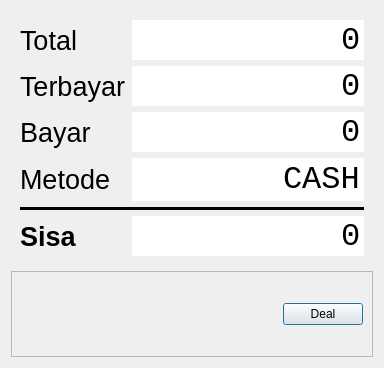
<?xml version="1.0" encoding="UTF-8"?>
<ui version="4.0">
 <class>RepaymentInputDialog</class>
 <widget class="QDialog" name="RepaymentInputDialog">
  <property name="geometry">
   <rect>
    <x>0</x>
    <y>0</y>
    <width>384</width>
    <height>368</height>
   </rect>
  </property>
  <property name="windowTitle">
   <string>Pembayaran</string>
  </property>
  <layout class="QVBoxLayout" name="verticalLayout">
   <item>
    <widget class="QFrame" name="frame1">
     <layout class="QFormLayout" name="formLayout">
      <item row="0" column="0">
       <widget class="QLabel" name="label">
        <property name="font">
         <font>
          <pointsize>20</pointsize>
         </font>
        </property>
        <property name="text">
         <string>Total </string>
        </property>
       </widget>
      </item>
      <item row="2" column="0">
       <widget class="QLabel" name="label_2">
        <property name="font">
         <font>
          <pointsize>20</pointsize>
         </font>
        </property>
        <property name="text">
         <string>Bayar </string>
        </property>
       </widget>
      </item>
      <item row="2" column="1">
       <widget class="QSpinBox" name="bayarBox">
        <property name="font">
         <font>
          <family>Consolas</family>
          <pointsize>24</pointsize>
         </font>
        </property>
        <property name="frame">
         <bool>false</bool>
        </property>
        <property name="alignment">
         <set>Qt::AlignmentFlag::AlignRight|Qt::AlignmentFlag::AlignTrailing|Qt::AlignmentFlag::AlignVCenter</set>
        </property>
        <property name="buttonSymbols">
         <enum>QAbstractSpinBox::ButtonSymbols::NoButtons</enum>
        </property>
        <property name="accelerated">
         <bool>true</bool>
        </property>
        <property name="showGroupSeparator" stdset="0">
         <bool>true</bool>
        </property>
        <property name="maximum">
         <number>20000000</number>
        </property>
        <property name="singleStep">
         <number>1000</number>
        </property>
       </widget>
      </item>
      <item row="3" column="0">
       <widget class="QLabel" name="label_3">
        <property name="font">
         <font>
          <pointsize>20</pointsize>
         </font>
        </property>
        <property name="text">
         <string>Metode</string>
        </property>
       </widget>
      </item>
      <item row="3" column="1">
       <widget class="QLineEdit" name="methodLineEdit">
        <property name="font">
         <font>
          <family>Consolas</family>
          <pointsize>24</pointsize>
         </font>
        </property>
        <property name="text">
         <string>CASH</string>
        </property>
        <property name="frame">
         <bool>false</bool>
        </property>
        <property name="alignment">
         <set>Qt::AlignmentFlag::AlignRight|Qt::AlignmentFlag::AlignTrailing|Qt::AlignmentFlag::AlignVCenter</set>
        </property>
       </widget>
      </item>
      <item row="4" column="0" colspan="2">
       <widget class="Line" name="line">
        <property name="frameShadow">
         <enum>QFrame::Shadow::Plain</enum>
        </property>
        <property name="lineWidth">
         <number>3</number>
        </property>
        <property name="midLineWidth">
         <number>12</number>
        </property>
        <property name="orientation">
         <enum>Qt::Orientation::Horizontal</enum>
        </property>
       </widget>
      </item>
      <item row="5" column="0">
       <widget class="QLabel" name="labelSisa">
        <property name="font">
         <font>
          <pointsize>20</pointsize>
          <bold>true</bold>
         </font>
        </property>
        <property name="text">
         <string>Sisa </string>
        </property>
       </widget>
      </item>
      <item row="5" column="1">
       <widget class="QSpinBox" name="sisaBox">
        <property name="font">
         <font>
          <family>Consolas</family>
          <pointsize>24</pointsize>
         </font>
        </property>
        <property name="frame">
         <bool>false</bool>
        </property>
        <property name="alignment">
         <set>Qt::AlignmentFlag::AlignRight|Qt::AlignmentFlag::AlignTrailing|Qt::AlignmentFlag::AlignVCenter</set>
        </property>
        <property name="readOnly">
         <bool>true</bool>
        </property>
        <property name="buttonSymbols">
         <enum>QAbstractSpinBox::ButtonSymbols::NoButtons</enum>
        </property>
        <property name="showGroupSeparator" stdset="0">
         <bool>true</bool>
        </property>
        <property name="maximum">
         <number>20000000</number>
        </property>
       </widget>
      </item>
      <item row="0" column="1">
       <widget class="QSpinBox" name="totalBox">
        <property name="font">
         <font>
          <family>Consolas</family>
          <pointsize>24</pointsize>
         </font>
        </property>
        <property name="frame">
         <bool>false</bool>
        </property>
        <property name="alignment">
         <set>Qt::AlignmentFlag::AlignRight|Qt::AlignmentFlag::AlignTrailing|Qt::AlignmentFlag::AlignVCenter</set>
        </property>
        <property name="readOnly">
         <bool>true</bool>
        </property>
        <property name="buttonSymbols">
         <enum>QAbstractSpinBox::ButtonSymbols::NoButtons</enum>
        </property>
        <property name="showGroupSeparator" stdset="0">
         <bool>true</bool>
        </property>
        <property name="maximum">
         <number>20000000</number>
        </property>
        <property name="value">
         <number>0</number>
        </property>
       </widget>
      </item>
      <item row="1" column="1">
       <widget class="QSpinBox" name="terbayarBox">
        <property name="font">
         <font>
          <family>Consolas</family>
          <pointsize>24</pointsize>
         </font>
        </property>
        <property name="frame">
         <bool>false</bool>
        </property>
        <property name="alignment">
         <set>Qt::AlignmentFlag::AlignRight|Qt::AlignmentFlag::AlignTrailing|Qt::AlignmentFlag::AlignVCenter</set>
        </property>
        <property name="readOnly">
         <bool>true</bool>
        </property>
        <property name="buttonSymbols">
         <enum>QAbstractSpinBox::ButtonSymbols::NoButtons</enum>
        </property>
        <property name="showGroupSeparator" stdset="0">
         <bool>true</bool>
        </property>
        <property name="maximum">
         <number>20000000</number>
        </property>
        <property name="value">
         <number>0</number>
        </property>
       </widget>
      </item>
      <item row="1" column="0">
       <widget class="QLabel" name="label_4">
        <property name="font">
         <font>
          <pointsize>20</pointsize>
         </font>
        </property>
        <property name="text">
         <string>Terbayar</string>
        </property>
       </widget>
      </item>
     </layout>
    </widget>
   </item>
   <item>
    <widget class="QFrame" name="frame2">
     <property name="frameShape">
      <enum>QFrame::Shape::StyledPanel</enum>
     </property>
     <property name="frameShadow">
      <enum>QFrame::Shadow::Raised</enum>
     </property>
     <property name="midLineWidth">
      <number>0</number>
     </property>
     <layout class="QHBoxLayout" name="horizontalLayout">
      <property name="topMargin">
       <number>0</number>
      </property>
      <property name="bottomMargin">
       <number>0</number>
      </property>
      <item>
       <spacer name="horizontalSpacer">
        <property name="orientation">
         <enum>Qt::Orientation::Horizontal</enum>
        </property>
        <property name="sizeHint" stdset="0">
         <size>
          <width>213</width>
          <height>20</height>
         </size>
        </property>
       </spacer>
      </item>
      <item>
       <widget class="QPushButton" name="dealButton">
        <property name="text">
         <string>Deal</string>
        </property>
       </widget>
      </item>
     </layout>
    </widget>
   </item>
  </layout>
 </widget>
 <resources/>
 <connections/>
</ui>
